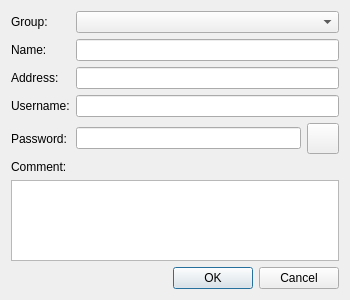
<?xml version="1.0" encoding="UTF-8"?>
<ui version="4.0">
 <class>LocalComputerDialog</class>
 <widget class="QDialog" name="LocalComputerDialog">
  <property name="geometry">
   <rect>
    <x>0</x>
    <y>0</y>
    <width>350</width>
    <height>300</height>
   </rect>
  </property>
  <property name="windowTitle">
   <string>Computer</string>
  </property>
  <property name="modal">
   <bool>true</bool>
  </property>
  <layout class="QVBoxLayout" name="verticalLayout">
   <item>
    <layout class="QGridLayout" name="gridLayout">
     <item row="0" column="0">
      <widget class="QLabel" name="label_group">
       <property name="text">
        <string>Group:</string>
       </property>
      </widget>
     </item>
     <item row="0" column="1">
      <widget class="client::GroupComboBox" name="combo_group"/>
     </item>
     <item row="1" column="0">
      <widget class="QLabel" name="label_name">
       <property name="text">
        <string>Name:</string>
       </property>
      </widget>
     </item>
     <item row="1" column="1">
      <widget class="QLineEdit" name="edit_name"/>
     </item>
     <item row="2" column="0">
      <widget class="QLabel" name="label_address">
       <property name="text">
        <string>Address:</string>
       </property>
      </widget>
     </item>
     <item row="2" column="1">
      <widget class="QLineEdit" name="edit_address"/>
     </item>
     <item row="3" column="0">
      <widget class="QLabel" name="label_username">
       <property name="text">
        <string>Username:</string>
       </property>
      </widget>
     </item>
     <item row="3" column="1">
      <widget class="QLineEdit" name="edit_username"/>
     </item>
     <item row="4" column="0">
      <widget class="QLabel" name="label_password">
       <property name="text">
        <string>Password:</string>
       </property>
      </widget>
     </item>
     <item row="4" column="1">
      <layout class="QHBoxLayout" name="horizontalLayout_password">
       <item>
        <widget class="QLineEdit" name="edit_password">
         <property name="echoMode">
          <enum>QLineEdit::EchoMode::Password</enum>
         </property>
        </widget>
       </item>
       <item>
        <widget class="QToolButton" name="button_show_password">
         <property name="icon">
          <iconset resource="../../../common/resources/common.qrc">
           <normaloff>:/img/show-password.svg</normaloff>:/img/show-password.svg</iconset>
         </property>
         <property name="iconSize">
          <size>
           <width>24</width>
           <height>24</height>
          </size>
         </property>
         <property name="checkable">
          <bool>true</bool>
         </property>
        </widget>
       </item>
      </layout>
     </item>
    </layout>
   </item>
   <item>
    <layout class="QVBoxLayout" name="verticalLayout_comment">
     <item>
      <widget class="QLabel" name="label_comment">
       <property name="text">
        <string>Comment:</string>
       </property>
      </widget>
     </item>
     <item>
      <widget class="QPlainTextEdit" name="edit_comment"/>
     </item>
    </layout>
   </item>
   <item>
    <widget class="QDialogButtonBox" name="button_box">
     <property name="standardButtons">
      <set>QDialogButtonBox::StandardButton::Cancel|QDialogButtonBox::StandardButton::Ok</set>
     </property>
    </widget>
   </item>
  </layout>
 </widget>
 <customwidgets>
  <customwidget>
   <class>client::GroupComboBox</class>
   <extends>QComboBox</extends>
   <header>client/ui/hosts/group_combo_box.h</header>
  </customwidget>
 </customwidgets>
 <resources>
  <include location="../../../common/resources/common.qrc"/>
 </resources>
 <connections/>
</ui>
